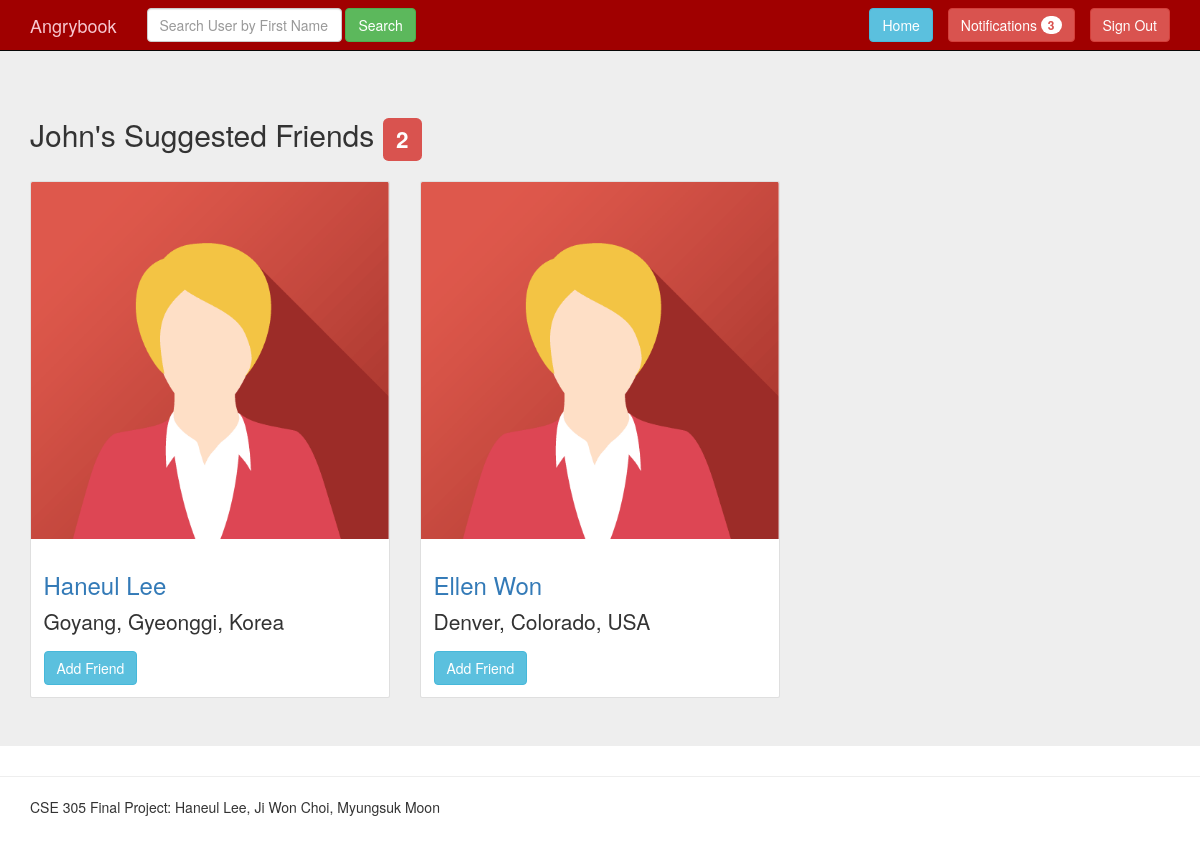
The page /findfriends.php (signed in) on the database its author committed.
### tables this page shows
CREATE TABLE `Users` (
  `ID` varchar(20) NOT NULL,
  `password` varchar(50) NOT NULL,
  `firstName` varchar(20) NOT NULL,
  `lastName` varchar(20) NOT NULL,
  `city` varchar(20) DEFAULT NULL
);

CREATE TABLE `cityState` (
  `city` varchar(20) NOT NULL,
  `state` varchar(20) NOT NULL
);

### html/findfriends.php (the view, shortened to what this page needs)
<!DOCTYPE html>
<html lang="en">
<head>
    <link href="css/bootstrap.css" rel="stylesheet">
    <link href="css/jumbotron.css" rel="stylesheet">
</head>
<body>
<nav class="navbar navbar-inverse navbar-fixed-top" style="background-color: #a00000;">
    <div class="container">
        <div class="navbar-header">
            <a class="navbar-brand" href="timeLine.php" style="color: #f7c8d0;">Angrybook</a>
        </div>
        <form method="post" action="search.php" class="navbar-form navbar-left">
            <div class="form-group">
                <input type="text" name="search" placeholder="Search User by First Name" class="form-control" required="required">
            </div>
            <button type="submit" class="btn btn-success">Search</button>
        </form>
        <form method="post" action="logout.php" class="navbar-form navbar-right">
            <button type="submit" class="btn btn-danger">Sign Out</button>
        </form>
                  <?php include("notice.php"); ?>
        <form method="post" action="timeLine.php" class="navbar-form navbar-right">
            <button type="submit" class="btn btn-info">Home</button>
        </form>
        </div>
</nav>
<div class="jumbotron">
    <div class="container">
<?php
        $host = 'localhost';
        $user = 'cse305';
        $pw = '305final';
        $dbName = 'cse305';
        $mysqli = new mysqli($host, $user, $pw, $dbName);
        if (isset($_SESSION['login']) && $_SESSION['login'] == true) {
            $myid = $_SESSION['id'];
            $query = "SELECT ID, firstName, lastName, city FROM Users
                  WHERE ID <> '$myid' AND ID NOT IN (SELECT uid2 FROM FriendWith WHERE uid1 = '$myid')";
            $result = $mysqli->query($query);
            $numrows = $result->num_rows;
            $query = "SELECT firstName FROM Users WHERE ID = '$myid'";
            $newresult = $mysqli->query($query);
            $newrow = mysqli_fetch_array($newresult);
            echo "<h2>" .$newrow[0]. "'s Suggested Friends <span class=\"label label-danger\">$numrows</span></h2><br>";
            if ($numrows > 0) {
                echo "<div class = 'row'>";
                $colwidth = 4;
                while ($row = $result->fetch_assoc()) {
                    $firstName = $row['firstName'];
                    $lastName = $row['lastName'];
                    $city = $row['city'];
                    $query = "SELECT state FROM cityState WHERE city = '$city'";
                    $newresult = $mysqli->query($query);
                    $newrow = mysqli_fetch_array($newresult);
                    $state = $newrow['state'];
                    $query = "SELECT country FROM stateCountryArea WHERE state = '$state'";
                    $newresult = $mysqli->query($query);
                    $newrow = mysqli_fetch_array($newresult);
                    $country = $newrow['country'];
                    echo "<div class='col-md-" .$colwidth. "'>";
                        echo "<div class='card' style='width: 100%;'>";
                            echo "<img class='card-img-top' src='images/profile_avatar.png' alt='Profile Picture'>";
                            echo "<div class='card-body'>";
                                echo "<h3 class='card-title'><a href='personal.php?targetID=" .$row['ID']. "'>$firstName $lastName</a></h3>";
                                echo "<p class='card-text'>$city, $state, $country</p>";
                            echo "<form method='post' action='findfriends.php'>";
                            echo "<button type='submit' class='btn btn-info'>Add Friend</button></td>";
                            echo "</form>";
                            echo "</div>";
                        echo "</div>";
                    echo "</div>";
                }
                echo "</div>";
            }
        }
        else {
            header("Location: login.php");
        }
?>
    </div>
</div>
<hr>
<footer class="container">
    <p>CSE 305 Final Project: Haneul Lee, Ji Won Choi, Myungsuk Moon </p>
</footer>
</body>
</html>

### html/css/jumbotron.css (style rules this page uses)
body { padding-top: 50px; padding-bottom: 20px; }

### rows shown on the page
users: firstName "John"
users: firstName "Haneul", lastName "Lee", city "Goyang", citystate.state "Gyeonggi", country "Korea"
users: firstName "Ellen", lastName "Won", city "Denver", citystate.state "Colorado", country "USA"

### other values the page prints
$numrows "3"
$numrows "2"
